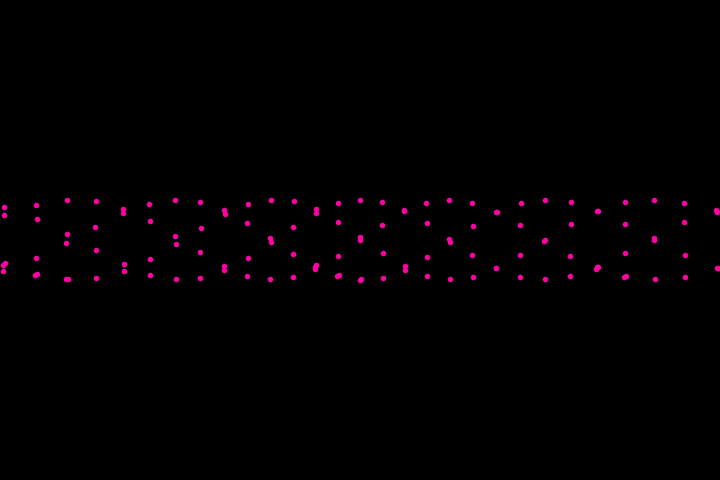
Frame 1 (no input)
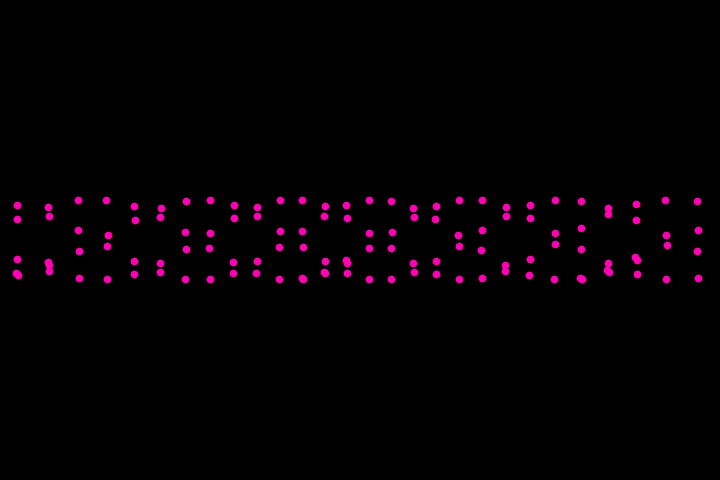
Frame 60 (the mouse pressed at the canvas centre just before this capture)
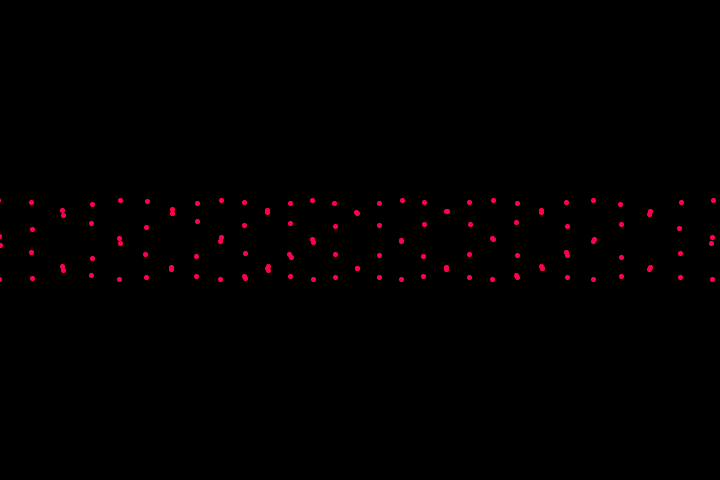
Frame 120 (the mouse held since frame 60 and released just before this capture)

The Processing sketch that drew these frames (run headless with seeded random() and noise(); from frame 60 on, the mouse is pressed at the canvas centre):

// Processing sketch: sketch_29
// ── sketch_29.pde
//code deels uit alexander miller zijn video over 90s programming
float t;
float x = 1;
float y = 1;
float a = 0.1;

void setup()
{
  size(720,480);
}
void draw()
{
  background (#000000, 200);
  stroke(255,0,random(255));
  strokeWeight(random(4,10));
  translate(width/2, height/2);
  int bla = 0;
  while(bla < 300)
  { 
  point(x(t), y(t));
  tan(t++);
  bla++;
  }
}

float x(float t)
{
  return tan(t*100)*500;
}
float y(float t)
{
  return cos(t/15)*40;
}
